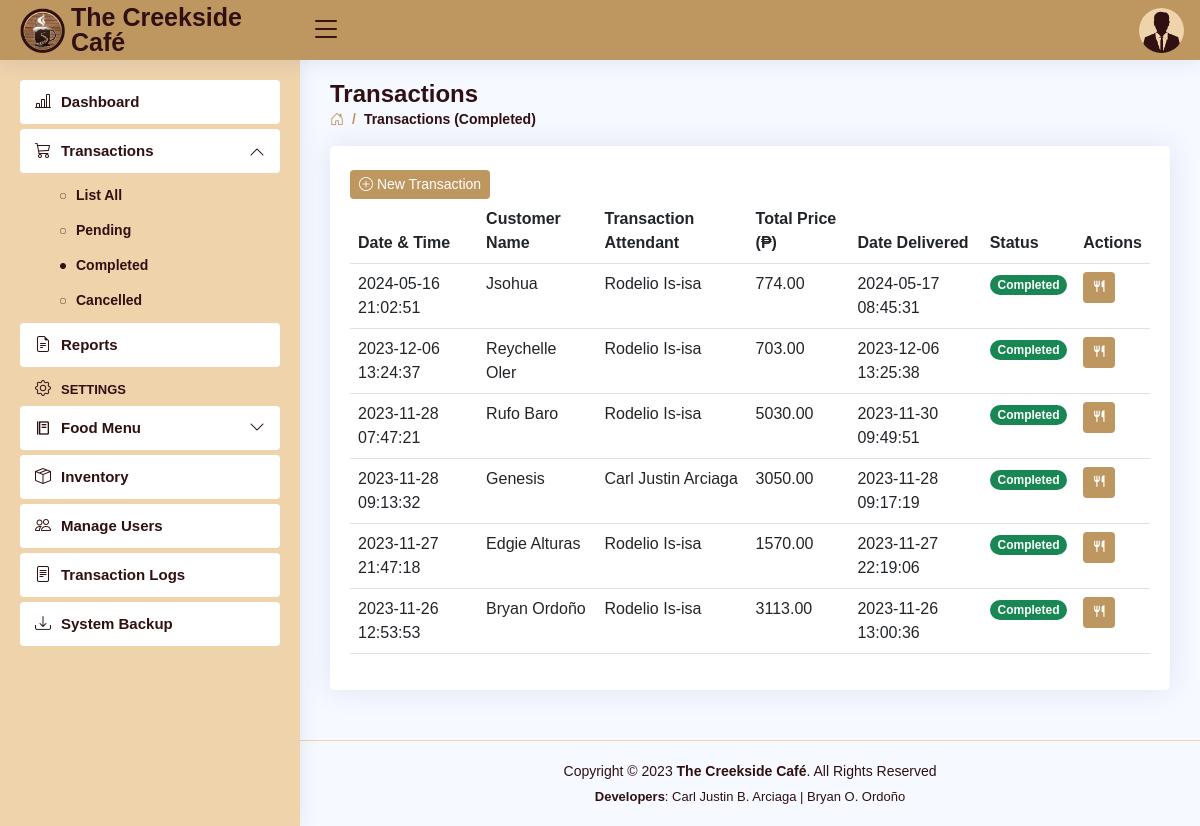
Screenshot of /transactions-completed.php (signed in) with the database file from the repository.
### tables this page shows
CREATE TABLE `users` (
  `user_id` int(11) NOT NULL AUTO_INCREMENT,
  `role` varchar(5) DEFAULT NULL,
  `fname` varchar(30) DEFAULT NULL,
  `mname` varchar(30) DEFAULT NULL,
  `lname` varchar(30) DEFAULT NULL,
  `bdate` date DEFAULT NULL,
  `sex` varchar(6) DEFAULT NULL,
  `province` varchar(15) DEFAULT NULL,
  `municipality` varchar(30) DEFAULT NULL,
  `barangay` varchar(30) DEFAULT NULL,
  `contact_no` varchar(11) DEFAULT NULL,
  `email` varchar(50) DEFAULT NULL,
  `username` varchar(50) DEFAULT NULL,
  `password` varchar(50) DEFAULT NULL,
  PRIMARY KEY (`user_id`)
);

CREATE TABLE `transactions` (
  `trans_id` int(11) NOT NULL AUTO_INCREMENT,
  `date` datetime NOT NULL DEFAULT current_timestamp(),
  `customer` varchar(30) NOT NULL,
  `total_price` decimal(10,2) NOT NULL,
  `user_id` int(11) NOT NULL,
  `status` varchar(11) NOT NULL,
  `delivery_method` varchar(20) NOT NULL,
  `delivery_date` date DEFAULT NULL,
  `date_paid` datetime NOT NULL,
  `date_delivered` datetime NOT NULL,
  `date_cancelled` datetime NOT NULL,
  PRIMARY KEY (`trans_id`)
);

### transactions-completed.php (the view, shortened to what this page needs)
<!DOCTYPE html>
<html lang="en">
<head>
<?php
    include 'includes/links.php';
    include 'includes/header.php';
    include 'includes/sidebarComplete.php';
 ?>
</head>
<body>
  <main id="main" class="main">
    <div class="pagetitle">
      <h1>Transactions</h1>
      <nav>
        <ol class="breadcrumb">
          <li class="breadcrumb-item"><a href="dashboard.php"><i class="bi bi-house-door"></i></a></li>
          <li class="breadcrumb-item active">Transactions (Completed)</li>
        </ol>
      </nav>
    </div>
    <section class="section">
          <div class="card">
            <div class="card-body">
              <br>
              <button class="btn btn2 btn-sm" data-bs-toggle="modal" data-bs-target="#newTransaction"><i class="bi bi-plus-circle"></i> New Transaction</button>
              <table class="table table-hover datatable">
                <thead>
                  <tr>
                    <th scope="col">Date & Time</th>
                    <th scope="col">Customer Name</th>
                    <th scope="col">Transaction Attendant</th>
                    <th scope="col">Total Price (₱)</th>
                    <th scope="col">Date Delivered</th>
                    <th scope="col">Status</th>
                    <th scope="col">Actions</th>
                  </tr>
                </thead>
                <tbody>
  <?php
    include 'connection.php';
    $query = "SELECT transactions.*, concat(users.fname,' ',users.lname) as attendant FROM `transactions` LEFT JOIN `users` ON transactions.user_id = users.user_id WHERE status = 'Completed' ORDER BY date_delivered DESC";
    $result = $con->query($query);
    if ($result) {
      while ($row = $result->fetch_assoc()) {
        $trans_id = $row['trans_id'];
        $customer = $row['customer'];
        $total_price = $row['total_price'];
        $attendant = $row['attendant'];
        $date = $row['date'];
        $date_delivered = $row['date_delivered'];
        $status = $row['status'];?>
                  <tr>
                    <td><?php echo $date ?></td>
                    <td><?php echo $customer ?></td>
                    <td><?php echo $attendant ?></td>
                    <td><?php echo $total_price ?></td>
                    <td><?php echo $date_delivered ?></td>
                    <td><font class="badge bg-success rounded-pill"><b><?php echo $status ?></b></font></td>
                    <td>
                      <button class="btn btn2 btn-sm " data-bs-toggle="modal" data-bs-target="#addDishes-<?php echo $trans_id ?>"><i class="ri ri-restaurant-fill"></i> </button>
                    </td>
                  </tr>
    <?php }
  } ?>
                </tbody>
              </table>
            </div>
          </div>
    </section>
  </main>
<?php include 'includes/footer.php'; ?>
</body>
</html>

### includes/header.php (shortened to what this page needs)
<header id="header" class="header fixed-top d-flex align-items-center">
  <div class="d-flex align-items-center justify-content-between">
    <a href="dashboard.php" class="logo d-flex align-items-center">
      <img src="assets/img/creekside.png" alt="">
      <span class="d-none d-lg-block">The Creekside Café</span>
    </a>
    <i class="bi bi-list toggle-sidebar-btn"></i>
  </div>
  <nav class="header-nav ms-auto">
  <?php
      include 'connection.php';
      $username = $_SESSION['username'];
      $query = "SELECT * FROM users WHERE username = '$username'";
      $result = $con->query($query);
      if ($result) {
        while ($row = $result->fetch_assoc()) {
          $sex = $row['sex'];
          ?>
    <ul class="d-flex align-items-center">
      <li class="nav-item dropdown pe-3">
        <a class="nav-link nav-profile d-flex align-items-center pe-0" href="#" data-bs-toggle="dropdown">
          <?php
            if ($sex === 'Male') {
                echo '<img src="assets/img/Male.png" alt="Profile" class="rounded-circle">';
            } elseif ($sex === 'Female') {
                echo '<img src="assets/img/Female.png" alt="Profile" class="rounded-circle">';
            }
          ?>
        </a>
  <?php
        }
      }
  ?>
      </li>
    </ul>
  </nav>
</header>

### assets/css/style.css (style rules this page uses)
:root { scroll-behavior: smooth; }
body { font-family: "Open Sans", sans-serif; background: #f6f9ff; color: #444444; }
a { color: #4154f1; text-decoration: none; }
h1, h2, h3, h4, h5, h6 { font-family: "Nunito", sans-serif; }
#main { margin-top: 60px; padding: 20px 30px; transition: all 0.3s; }
.pagetitle { margin-bottom: 10px; }
.pagetitle h1 { font-size: 24px; margin-bottom: 0; font-weight: 600; color: #301011; }
.card { margin-bottom: 30px; border: none; border-radius: 5px; box-shadow: 0px 0 30px rgba(1, 41, 112, 0.1); }
.card-body { padding: 0 20px 20px 20px; color: #301011; }
.breadcrumb { font-size: 14px; font-family: "Nunito", sans-serif; color: #be965f; font-weight: 600; }
.breadcrumb a { color: #be965f; transition: 0.3s; }
.breadcrumb .breadcrumb-item::before { color: #be965f; }
.breadcrumb .active { color: #301011; font-weight: 600; }
.logo { line-height: 1; }
@media (min-width: 1200px) { .logo { width: 280px; } }
.logo img { max-height: 45px; margin-right: 6px; }
.logo span { font-size: 25px; font-weight: 700; color: #301011; font-family: "Nunito", sans-serif; }
.header { transition: all 0.5s; z-index: 997; height: 60px; box-shadow: 0px 2px 20px rgba(1, 41, 112, 0.1); background-color: #be965f; padding-left: 20px; }
.header .toggle-sidebar-btn { font-size: 32px; padding-left: 10px; cursor: pointer; color: #301011; }
.header-nav ul { list-style: none; }
.header-nav>ul { margin: 0; padding: 0; }
.header-nav .nav-profile { color: #301011; }
.header-nav .nav-profile img { max-height: 45px; }
@media (min-width: 1200px) { #main, #footer { margin-left: 300px; } }
.btn2 { background: #be965f; border: none; color: #fff; padding: 4px 9px; }

### rows the page displays
transactions: date "2024-05-16 21:02:51", customer "Jsohua", attendant "Rodelio Is-isa", total_price "774.00", date_delivered "2024-05-17 08:45:31", status "Completed"
transactions: date "2023-12-06 13:24:37", customer "Reychelle Oler", attendant "Rodelio Is-isa", total_price "703.00", date_delivered "2023-12-06 13:25:38", status "Completed"
transactions: date "2023-11-28 07:47:21", customer "Rufo Baro", attendant "Rodelio Is-isa", total_price "5030.00", date_delivered "2023-11-30 09:49:51", status "Completed"
transactions: date "2023-11-28 09:13:32", customer "Genesis", attendant "Carl Justin Arciaga", total_price "3050.00", date_delivered "2023-11-28 09:17:19", status "Completed"
transactions: date "2023-11-27 21:47:18", customer "Edgie Alturas", attendant "Rodelio Is-isa", total_price "1570.00", date_delivered "2023-11-27 22:19:06", status "Completed"
transactions: date "2023-11-26 12:53:53", customer "Bryan Ordoño", attendant "Rodelio Is-isa", total_price "3113.00", date_delivered "2023-11-26 13:00:36", status "Completed"
